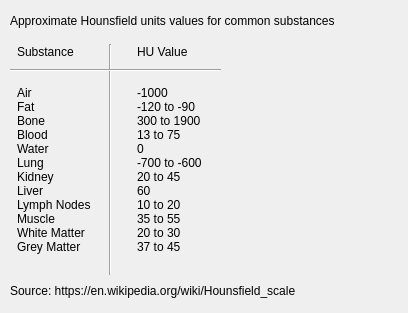
<?xml version="1.0" encoding="UTF-8"?>
<ui version="4.0">
 <class>HUChart</class>
 <widget class="QWidget" name="HUChart">
  <property name="geometry">
   <rect>
    <x>0</x>
    <y>0</y>
    <width>408</width>
    <height>313</height>
   </rect>
  </property>
  <property name="windowTitle">
   <string>Hounsfield Unit Chart</string>
  </property>
  <widget class="QLabel" name="label">
   <property name="geometry">
    <rect>
     <x>17</x>
     <y>44</y>
     <width>121</width>
     <height>16</height>
    </rect>
   </property>
   <property name="text">
    <string>Substance</string>
   </property>
  </widget>
  <widget class="QLabel" name="label_2">
   <property name="geometry">
    <rect>
     <x>137</x>
     <y>44</y>
     <width>121</width>
     <height>16</height>
    </rect>
   </property>
   <property name="text">
    <string>HU Value</string>
   </property>
  </widget>
  <widget class="QLabel" name="label_3">
   <property name="geometry">
    <rect>
     <x>17</x>
     <y>64</y>
     <width>121</width>
     <height>211</height>
    </rect>
   </property>
   <property name="text">
    <string>Air 
Fat 
Bone 
Blood 
Water 
Lung 
Kidney 
Liver 
Lymph Nodes 
Muscle 
White Matter 
Grey Matter</string>
   </property>
  </widget>
  <widget class="QLabel" name="label_4">
   <property name="geometry">
    <rect>
     <x>137</x>
     <y>74</y>
     <width>121</width>
     <height>191</height>
    </rect>
   </property>
   <property name="text">
    <string>-1000 
-120 to -90 
300 to 1900 
13 to 75 
0 
-700 to -600 
20 to 45 
60 
10 to 20 
35 to 55 
20 to 30 
37 to 45</string>
   </property>
  </widget>
  <widget class="Line" name="line">
   <property name="geometry">
    <rect>
     <x>100</x>
     <y>44</y>
     <width>20</width>
     <height>231</height>
    </rect>
   </property>
   <property name="orientation">
    <enum>Qt::Vertical</enum>
   </property>
  </widget>
  <widget class="QLabel" name="label_5">
   <property name="geometry">
    <rect>
     <x>10</x>
     <y>280</y>
     <width>331</width>
     <height>21</height>
    </rect>
   </property>
   <property name="text">
    <string>Source: https://en.wikipedia.org/wiki/Hounsfield_scale</string>
   </property>
  </widget>
  <widget class="QLabel" name="label_6">
   <property name="geometry">
    <rect>
     <x>10</x>
     <y>10</y>
     <width>371</width>
     <height>21</height>
    </rect>
   </property>
   <property name="text">
    <string>Approximate Hounsfield units values for common substances</string>
   </property>
  </widget>
  <widget class="Line" name="line_2">
   <property name="geometry">
    <rect>
     <x>10</x>
     <y>60</y>
     <width>211</width>
     <height>20</height>
    </rect>
   </property>
   <property name="orientation">
    <enum>Qt::Horizontal</enum>
   </property>
  </widget>
 </widget>
 <resources/>
 <connections/>
</ui>
